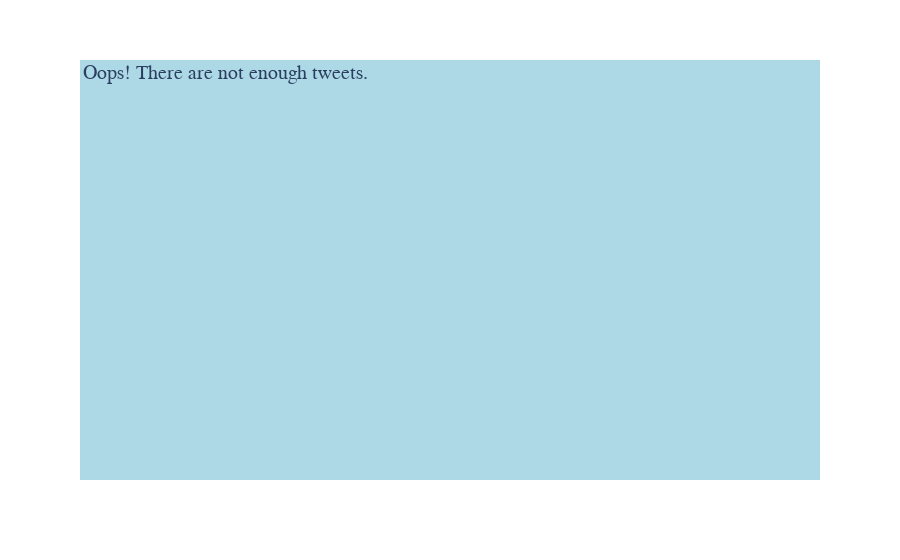

Notebook code cell kept with this figure:
### Code cell
MARGIN = 100
import plotly.express as px
fig = px.treemap(
    names = ["Oops! There are not enough tweets."],
    parents = ["",]
)
fig.update_traces(root_color="lightblue")
fig.update_layout(font=dict(
                           family="Verdana, monospace",
                           size=20
                       ),)

### Figure 1 — Plotly figure (JSON) as saved in the notebook; plotly's stock layout.template omitted (floating-point values rounded to 4 significant figures)
{"data": [{"domain": {"x": [0, 1], "y": [0, 1]}, "hovertemplate": "label=%{label}<br>parent=%{parent}<extra></extra>", "labels": ["Oops! There are not enough tweets."], "name": "", "parents": [""], "root": {"color": "lightblue"}, "type": "treemap"}], "layout": {"autosize": true, "font": {"family": "Verdana, monospace", "size": 20}, "legend": {"tracegroupgap": 0}, "margin": {"t": 60}}}
